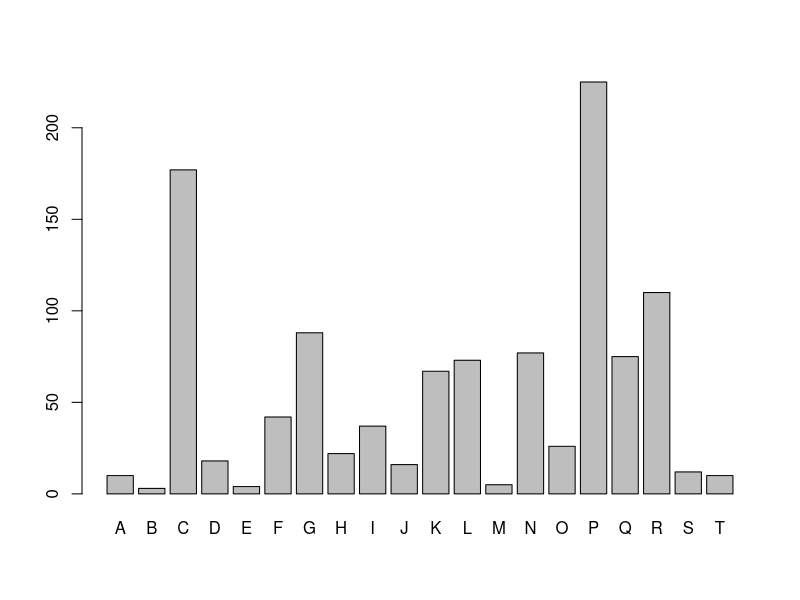
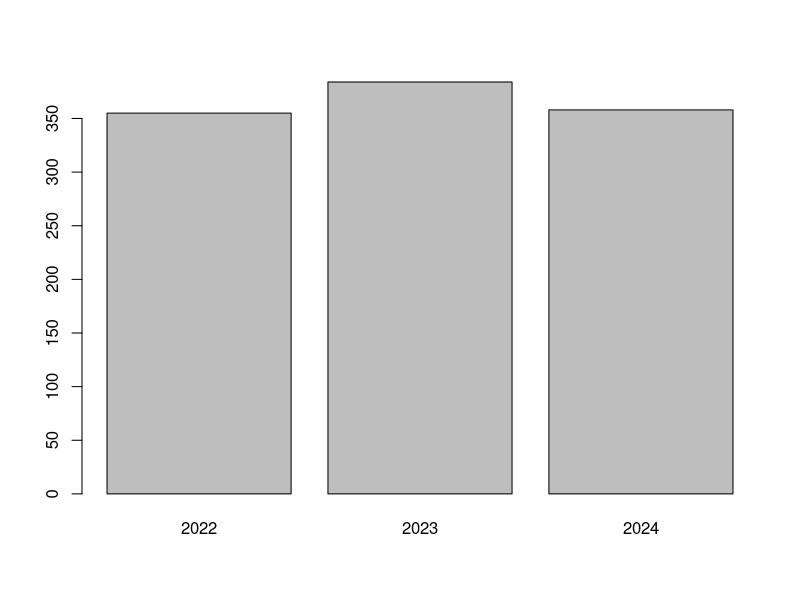
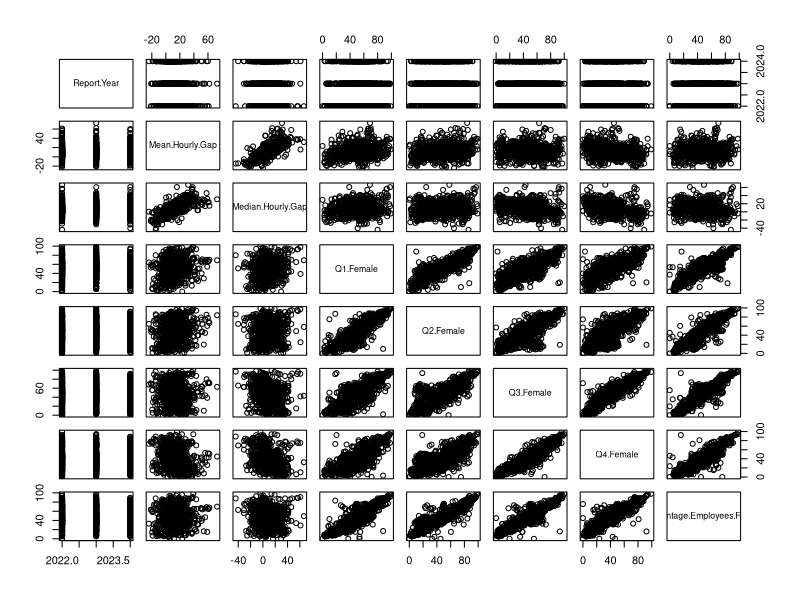
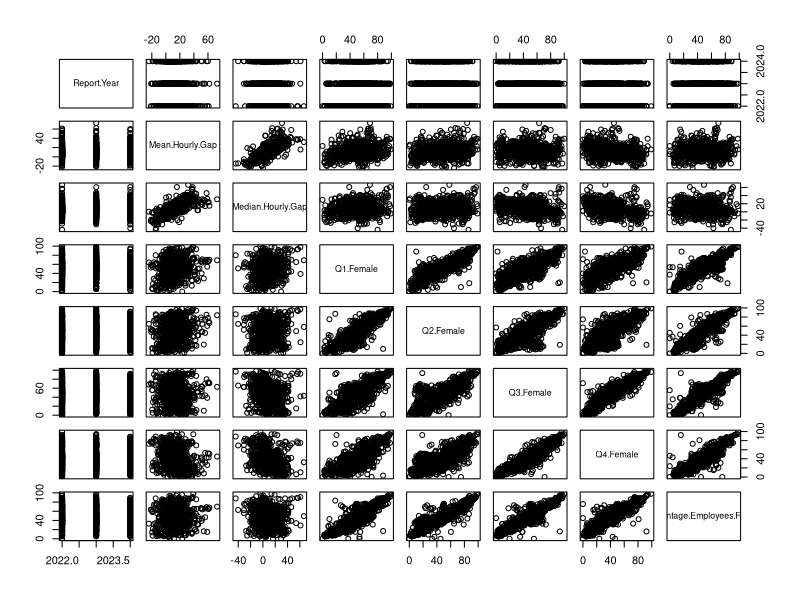
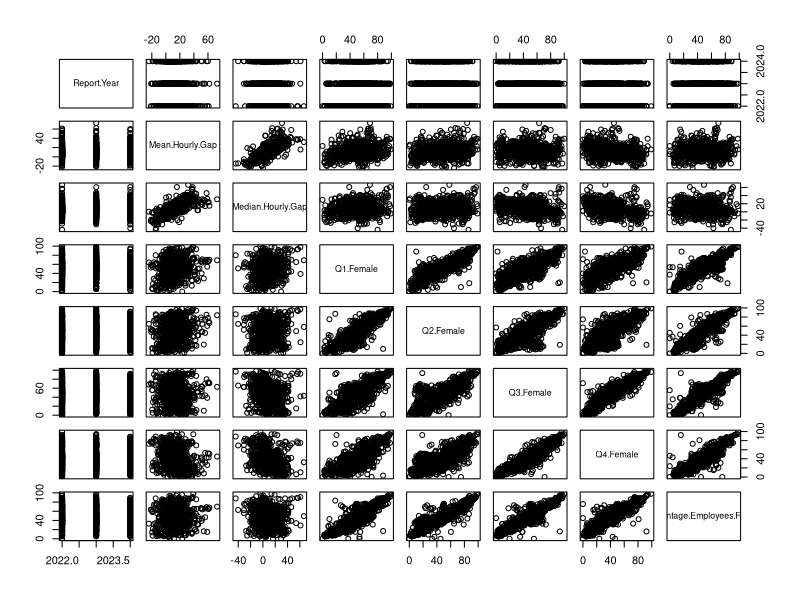

Recreate these plots in R, in order.
# Import libraries
library(tidyverse)

# Parameters
data <- read.csv("dataset.csv", header=TRUE)
save_data <- TRUE

# Clean but check it just in case

fill_na_with_mean <- function(data) {
  data[] <- lapply(data, function(x) {
    if (is.numeric(x)) {
      x[is.na(x)] <- mean(x, na.rm = TRUE)
    }
    return(x)
  })
  return(data)
}


fill_na_percentage <- function(data) {
  data <- data %>% mutate(`Percentage.Employees.Female` = (`Q1.Female` + `Q2.Female` + `Q3.Female` + `Q4.Female`)/4) %>%
    mutate(`Percentage.Employees.Male` = (`Q1.Men` + `Q2.Male` + `Q3.Male` + `Q4.Male`)/4)
  data
}

df_cleaned <- fill_na_with_mean(data)
df_cleaned <- fill_na_percentage(data)
df_cleaned <- na.omit(data)
df_cleaned <- data[complete.cases(data[, c("Mean.Hourly.Gap", "Median.Hourly.Gap", "Q1.Female", "Q2.Female", "Q3.Female", "Q4.Female", "Percentage.Employees.Female")]), ]
head(df_cleaned)

#drop columns

df_cleaned <- df_cleaned %>% select(-c(`Report.Link`, `Company.Site`))

if (save_data){
  write.csv(df_cleaned, file = "cleaned_dataset.csv")
}

# Explore cleaned data
attach(df_cleaned)
## Distribution of NACE Section
company_type <- table(NACE.Letter)
barplot(company_type)

## Distribution of years
report_years <- table(Report.Year)
barplot(report_years)

# Define initial exploration function
initial_exploration <- function(dataframe){
  
  ## Narrow down the tables to only include certain variables
  new_table <- data.frame(Report.Year, Mean.Hourly.Gap, Median.Hourly.Gap, Q1.Female, Q2.Female, Q3.Female, Q4.Female, Percentage.Employees.Female)
  print(cor(new_table))
  print(pairs(new_table))
  ### Same observations
  
  m1 <- lm(Mean.Hourly.Gap ~ Q1.Female + Q2.Female + Q3.Female + Q4.Female + Percentage.Employees.Female)
  summary(m1)
  # Looks pretty interesting
}

#explore full data
initial_exploration(df_cleaned)

# Group by NACE Letter
df_cleaned %>% 
  group_by(NACE.Letter) %>% 
  summarize(mean = mean(Mean.Hourly.Gap), 
            range = max(Mean.Hourly.Gap)-min(Mean.Hourly.Gap),
            variation = var(Mean.Hourly.Gap),
            count = n()) %>% 
  arrange(desc(range))

#Examine interesting industries
C <- df_cleaned %>% 
  filter(NACE.Letter == "C")
initial_exploration(C)

P <- df_cleaned %>% 
  filter(NACE.Letter == "P")
initial_exploration(P)

